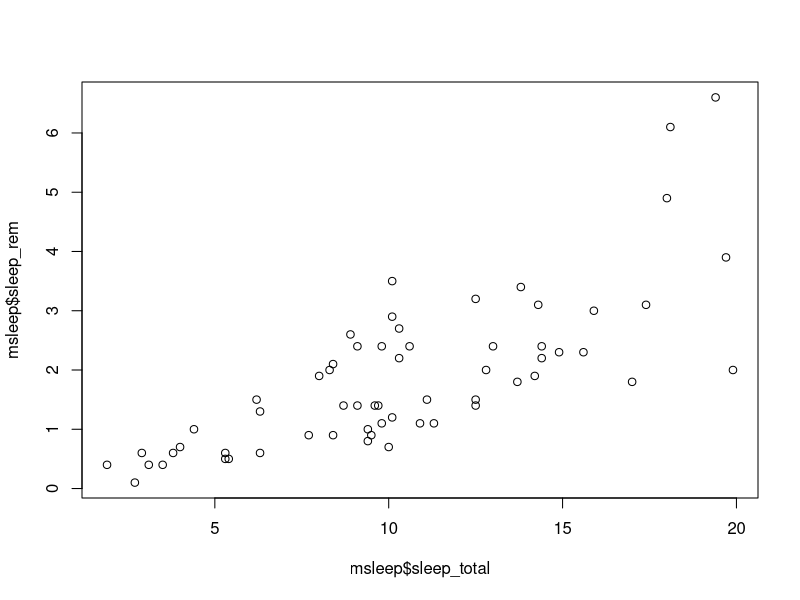
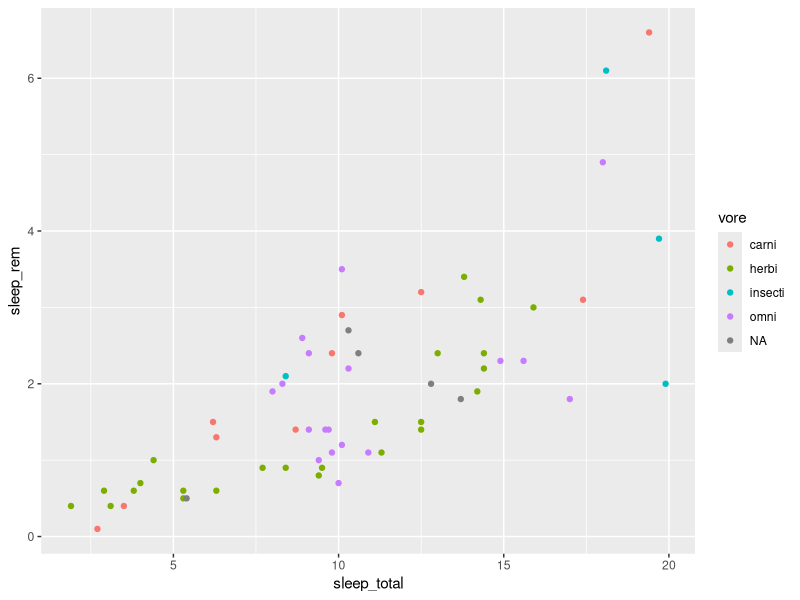

R code for these plots, in order:
#install.packages("tidyverse")
library(tidyverse)

?msleep

head(msleep)

msleep |> arrange(bodywt) |> head()
msleep |> arrange(bodywt) |> tail()

msleep[msleep$sleep_total > 8, ]

cor(msleep$brainwt, msleep$sleep_total, use = "complete.obs")
cor(msleep$bodywt, msleep$sleep_total, use = "complete.obs")
cor(msleep$brainwt, msleep$bodywt, use = "complete.obs")

table(msleep$vore)
proportions(table(msleep$vore))

plot(msleep$sleep_total, msleep$sleep_rem)

library(ggplot2)
ggplot(msleep, aes(x = sleep_total, y = sleep_rem, colour = vore)) +
  geom_point()
